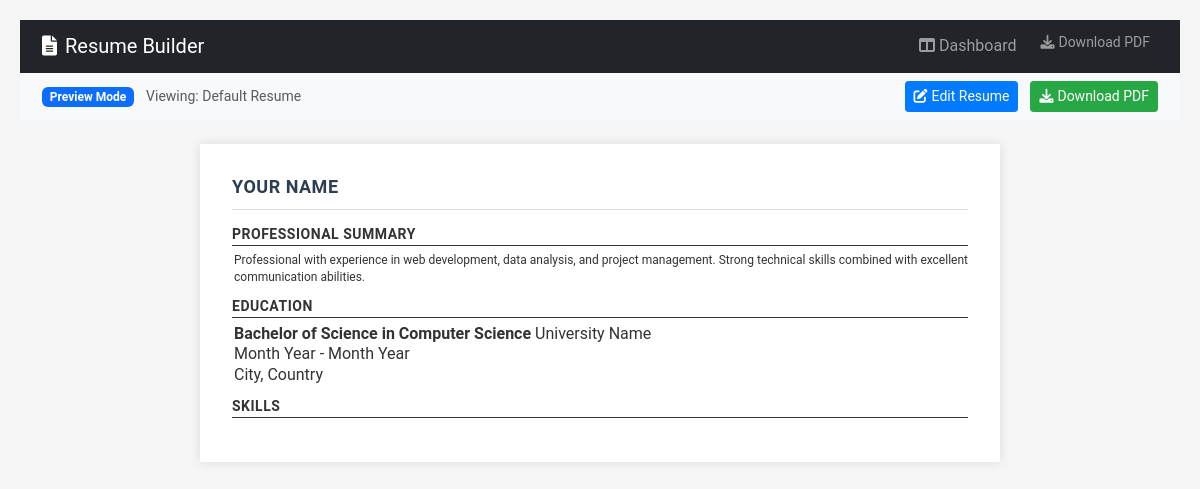
The page / on the database its author committed.
### tables this page shows
CREATE TABLE resumes (
                id INTEGER PRIMARY KEY,
                name TEXT NOT NULL,
                description TEXT,
                is_default INTEGER DEFAULT 0,
                created_at TIMESTAMP DEFAULT CURRENT_TIMESTAMP,
                updated_at TIMESTAMP DEFAULT CURRENT_TIMESTAMP
            );

CREATE TABLE personal_info (
                id INTEGER PRIMARY KEY,
                resume_id INTEGER,
                name TEXT NOT NULL,
                contact_info TEXT NOT NULL,
                updated_at TIMESTAMP DEFAULT CURRENT_TIMESTAMP,
                FOREIGN KEY (resume_id) REFERENCES resumes(id) ON DELETE CASCADE
            );

CREATE TABLE summary (
                id INTEGER PRIMARY KEY,
                resume_id INTEGER,
                content TEXT NOT NULL,
                updated_at TIMESTAMP DEFAULT CURRENT_TIMESTAMP,
                FOREIGN KEY (resume_id) REFERENCES resumes(id) ON DELETE CASCADE
            );

CREATE TABLE education (
                id INTEGER PRIMARY KEY,
                resume_id INTEGER,
                degree TEXT NOT NULL,
                institution TEXT NOT NULL,
                location TEXT,
                date_range TEXT,
                description TEXT,
                is_visible INTEGER DEFAULT 1,
                display_order INTEGER,
                updated_at TIMESTAMP DEFAULT CURRENT_TIMESTAMP,
                FOREIGN KEY (resume_id) REFERENCES resumes(id) ON DELETE CASCADE
            );

### database/db.php (called while the page is built, shortened)
<?php
class ResumeDB {
    private $db;
    private static $instance = null;
    private function __construct() {
        $dbFile = __DIR__ . '/resume.sqlite';
        $createTables = !file_exists($dbFile);
        try {
            $this->db = new PDO('sqlite:' . $dbFile);
            $this->db->setAttribute(PDO::ATTR_ERRMODE, PDO::ERRMODE_EXCEPTION);
        } catch (PDOException $e) {
            die("Database connection failed: " . $e->getMessage());
        }
    }
    public static function getInstance() {
        if (self::$instance === null) {
            self::$instance = new ResumeDB();
        }
        return self::$instance;
    }
    public function query($sql, $params = []) {
        try {
            $stmt = $this->db->prepare($sql);
            $stmt->execute($params);
            return $stmt->fetchAll(PDO::FETCH_ASSOC);
        } catch (PDOException $e) {
            die("Query failed: " . $e->getMessage());
        }
    }
    public function querySingle($sql, $params = []) {
        try {
            $stmt = $this->db->prepare($sql);
            $stmt->execute($params);
            return $stmt->fetch(PDO::FETCH_ASSOC);
        } catch (PDOException $e) {
            die("Query failed: " . $e->getMessage());
        }
    }
}

### index.php (the view, shortened to what this page needs)
<!DOCTYPE html>
<?php
require_once 'database/db.php';
$db = ResumeDB::getInstance();
$resumeId = isset($_GET['resume_id']) ? (int)$_GET['resume_id'] : null;
if (!$resumeId) {
    $defaultResume = $db->querySingle("SELECT id FROM resumes WHERE is_default = 1");
    $resumeId = $defaultResume['id'] ?? null;
}
$personal = $db->querySingle(
    "SELECT * FROM personal_info WHERE resume_id = ? ORDER BY updated_at DESC LIMIT 1",
    [$resumeId]
);
$summary = $db->querySingle("SELECT * FROM summary WHERE resume_id = ?", [$resumeId]);
$education = $db->query(
    "SELECT * FROM education WHERE resume_id = ? AND is_visible = 1 ORDER BY display_order, date_range DESC",
    [$resumeId]
);
$skillCategories = $db->query(
    "SELECT * FROM skill_categories WHERE resume_id = ? AND is_visible = 1 ORDER BY display_order",
    [$resumeId]
);
$resume = $db->querySingle("SELECT name FROM resumes WHERE id = ?", [$resumeId]);
$resumeName = $resume ? $resume['name'] : 'Unknown Resume';
?>
<html lang="en">
<head>
    <link href="https://cdn.jsdelivr.net/npm/bootstrap@5.3.0-alpha1/dist/css/bootstrap.min.css" rel="stylesheet">
    <link href="https://cdnjs.cloudflare.com/ajax/libs/font-awesome/6.0.0/css/all.min.css" rel="stylesheet">
    <link rel="stylesheet" href="style.css">
</head>
<body>
    <nav class="navbar navbar-expand-lg navbar-dark bg-dark mb-0">
        <div class="container">
            <a class="navbar-brand" href="admin.php">
                <i class="fas fa-file-alt me-2"></i>Resume Builder
            </a>
            <ul class="navbar-nav ms-auto">
                <li class="nav-item">
                    <a class="nav-link" href="admin.php">
                        <i class="fas fa-columns me-1"></i>Dashboard
                    </a>
                </li>
                <li class="nav-item">
                    <a class="nav-link btn btn-sm btn-outline-light ms-2" href="index.php?download=true&resume_id=<?php echo $resumeId; ?>">
                        <i class="fas fa-download me-1"></i>Download PDF
                    </a>
                </li>
            </ul>
        </div>
    </nav>
    <div class="bg-light py-2 mb-4">
        <div class="container d-flex justify-content-between align-items-center">
            <div>
                <span class="badge bg-primary me-2">Preview Mode</span>
                <small class="text-muted">Viewing: <?php echo htmlspecialchars($resumeName); ?></small>
            </div>
            <div>
                <a href="admin.php" class="btn btn-sm btn-primary me-2">
                    <i class="fas fa-edit me-1"></i>Edit Resume
                </a>
                <a href="index.php?download=true&resume_id=<?php echo $resumeId; ?>" class="btn btn-sm btn-success">
                    <i class="fas fa-download me-1"></i>Download PDF
                </a>
            </div>
        </div>
    </div>
    <div class="container-fluid mt-3" style="max-width: 1000px;">
        <?php if (empty($personal)):  ?>
            <div class="alert alert-info text-center" role="alert">
                <i class="fas fa-info-circle me-2"></i>
                <?php if ($resumeId): ?>
                    Your resume needs personal information. <a href="edit_sections/personal_info.php?resume_id=<?php echo $resumeId; ?>" class="alert-link">Add your personal info</a> to get started.
                <?php else: ?>
                    Your resume is empty. <a href="admin.php" class="alert-link">Go to the dashboard</a> to add your information.
                <?php endif; ?>
            </div>
        <?php else: ?>
            <div class="resume-container">
                <div class="header-section resume-section">
                    <div class="header-main">
                        <div class="header-left">
                            <h1><?php echo htmlspecialchars($personal['name'] ?? ''); ?></h1>
                        </div>
                    </div>
                </div>
                <?php if (!empty($summary['content'])): ?>
                <div class="summary-section resume-section">
                    <h2>Professional Summary</h2>
                    <div class="section-content">
                        <p><?php echo nl2br(htmlspecialchars($summary['content'])); ?></p>
                    </div>
                </div>
                <?php endif; ?>
                <?php if (count($education) > 0): ?>
                <div class="education-section resume-section">
                    <h2>Education</h2>
                    <div class="section-content">
                        <?php foreach ($education as $edu): ?>
                            <div class="education-entry">
                                <div class="education-row-1">
                                    <div class="degree-institution">
                                        <span class="degree"><?php echo htmlspecialchars($edu['degree']); ?></span>
                                        <span class="institution"><?php echo htmlspecialchars($edu['institution']); ?></span>
                                    </div>
                                    <div class="education-date">
                                        <?php if (!empty($edu['date_range'])): ?>
                                            <?php echo htmlspecialchars($edu['date_range']); ?>
                                        <?php endif; ?>
                                    </div>
                                </div>
                                <div class="education-row-2">
                                    <div>
                                        <?php if (!empty($edu['location'])): ?>
                                            <span class="location"><?php echo htmlspecialchars($edu['location']); ?></span>
                                        <?php endif; ?>
                                    </div>
                                </div>
                            </div>
                        <?php endforeach; ?>
                    </div>
                </div>
                <?php endif; ?>
                <?php if (count($skillCategories) > 0): ?>
                <div class="skills-section resume-section">
                    <h2>Skills</h2>
                </div>
                <?php endif; ?>
            </div>
        <?php endif; ?>
    </div>
</body>
</html>

### style.css (style rules this page uses)
* { font-family: "Roboto", "DejaVu Sans", "Helvetica", Arial, sans-serif; margin: 0; padding: 0; box-sizing: border-box; }
body { color: #333; line-height: 1.3; background: #f5f5f5; padding: 20px; }
.resume-container { max-width: 800px; margin: 0 auto; padding: 2rem; background: white; box-shadow: 0 0 10px rgba(0,0,0,0.1); }
.resume-section { margin-bottom: 12px; clear: both; }
.section-content { padding-left: 2px; }
.resume-section h2 { font-size: 14px; font-weight: bold; text-transform: uppercase; letter-spacing: 0.5px; border-bottom: 1px solid #333; padding-bottom: 2px; margin-bottom: 6px; }
.header-section { margin-bottom: 1rem; padding-bottom: 0.5rem; border-bottom: 1px solid #ddd; }
.header-main { display: flex; justify-content: space-between; align-items: flex-start; }
.header-section h1 { font-size: 18px; font-weight: bold; color: #2c3e50; margin-bottom: 0.25rem; text-transform: uppercase; letter-spacing: 0.5px; }
.summary-section p { font-size: 12px; text-align: justify; margin-bottom: 4px; line-height: 1.4; }
.education-entry { margin-bottom: 8px; }
.degree { font-weight: bold; }
.bg-light { background-color: #f8f9fa !important; }
.py-2 { padding-top: 0.5rem !important; padding-bottom: 0.5rem !important; }
.mb-4 { margin-bottom: 1.5rem !important; }
.navbar { margin-bottom: 0 !important; }
.btn { display: inline-block; font-weight: 400; text-align: center; vertical-align: middle; user-select: none; padding: 0.375rem 0.75rem; font-size: 1rem; line-height: 1.5; border-radius: 0.25rem; transition: color 0.15s ease-in-out, background-color 0.15s ease-in-out, border-color 0.15s ease-in-out, box-shadow 0.15s ease-in-out; }
.btn-primary { color: #fff; background-color: #007bff; border-color: #007bff; }
.btn-success { color: #fff; background-color: #28a745; border-color: #28a745; }
.btn-sm { padding: 0.25rem 0.5rem; font-size: 0.875rem; line-height: 1.5; border-radius: 0.2rem; }

### rows shown on the page
resumes: name "Default Resume"
personal_info: name "YOUR NAME"
summary: content "Professional with experience in web development, data analysis, and project management. Strong technical skills combined with excellent communication abilities."
education: degree "Bachelor of Science in Computer Science", institution "University Name", date_range "Month Year - Month Year", location "City, Country"
